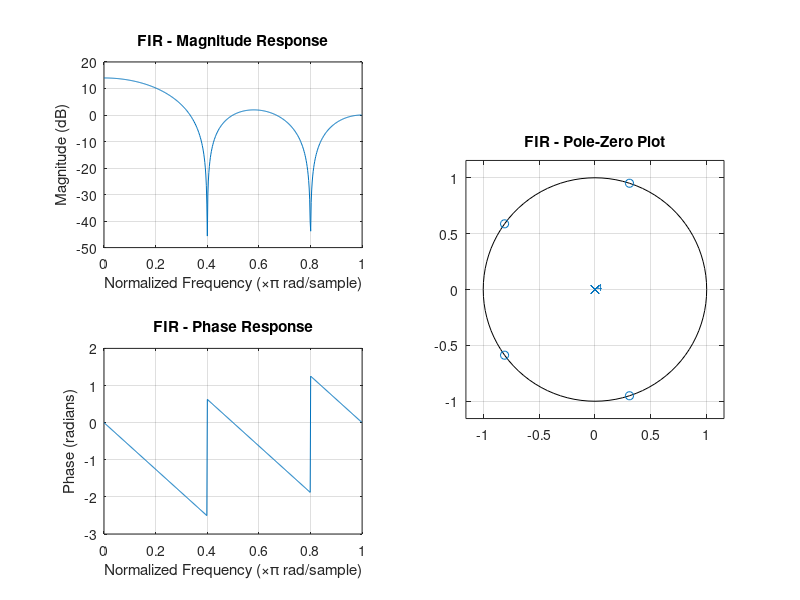

MATLAB code to generate this figure: (Note: this script raises an error after producing the figure.)
clear;
close all;
clc;

% 1.a 
% Example FIR filter (Moving average)
b_fir = ones(1,5);  % 5-point moving average
a_fir = 1;

% Plot results
figure;
% Get frequency response
[h_fir,w_fir] = freqz(b_fir, a_fir);

% Magnitude response
subplot(2,2,1);
plot(w_fir/pi, 20*log10(abs(h_fir)));
grid on;
xlabel('Normalized Frequency (\times\pi rad/sample)');
ylabel('Magnitude (dB)');
title('FIR - Magnitude Response');

% Phase response
subplot(2,2,3);
plot(w_fir/pi, angle(h_fir));
grid on;
xlabel('Normalized Frequency (\times\pi rad/sample)');
ylabel('Phase (radians)');
title('FIR - Phase Response');

% Pole-zero plot
subplot(2,2,[2,4]);  % Make pole-zero plot occupy right half
zplane(b_fir, a_fir);
title('FIR - Pole-Zero Plot');

% Overall title
sgtitle('FIR Responce', 'FontSize', 12, 'FontWeight', 'bold');

exportgraphics(gcf, 'FIR.png', 'Resolution', 300)
% Example IIR filter (First-order lowpass)
b_iir = [1 1];
a_iir = [1 -1];

figure;
% Get frequency response
[h_iir,w_iir] = freqz(b_iir, a_iir);

% Magnitude response
subplot(2,2,1);
plot(w_iir/pi, 20*log10(abs(h_iir)));
grid on;
xlabel('Normalized Frequency (\times\pi rad/sample)');
ylabel('Magnitude (dB)');
title('IIR - Magnitude Response');

% Phase response
subplot(2,2,3);
plot(w_iir/pi, angle(h_iir));
grid on;
xlabel('Normalized Frequency (\times\pi rad/sample)');
ylabel('Phase (radians)');
title('IIR - Phase Response');

% Pole-zero plot
subplot(2,2,[2,4]);  % Make pole-zero plot occupy right half
zplane(b_iir, a_iir);
title('Pole-Zero Plot');

% Overall title
sgtitle('IIR Responce', 'FontSize', 12, 'FontWeight', 'bold');

exportgraphics(gcf, 'IIR.png', 'Resolution', 300)% 1.b
